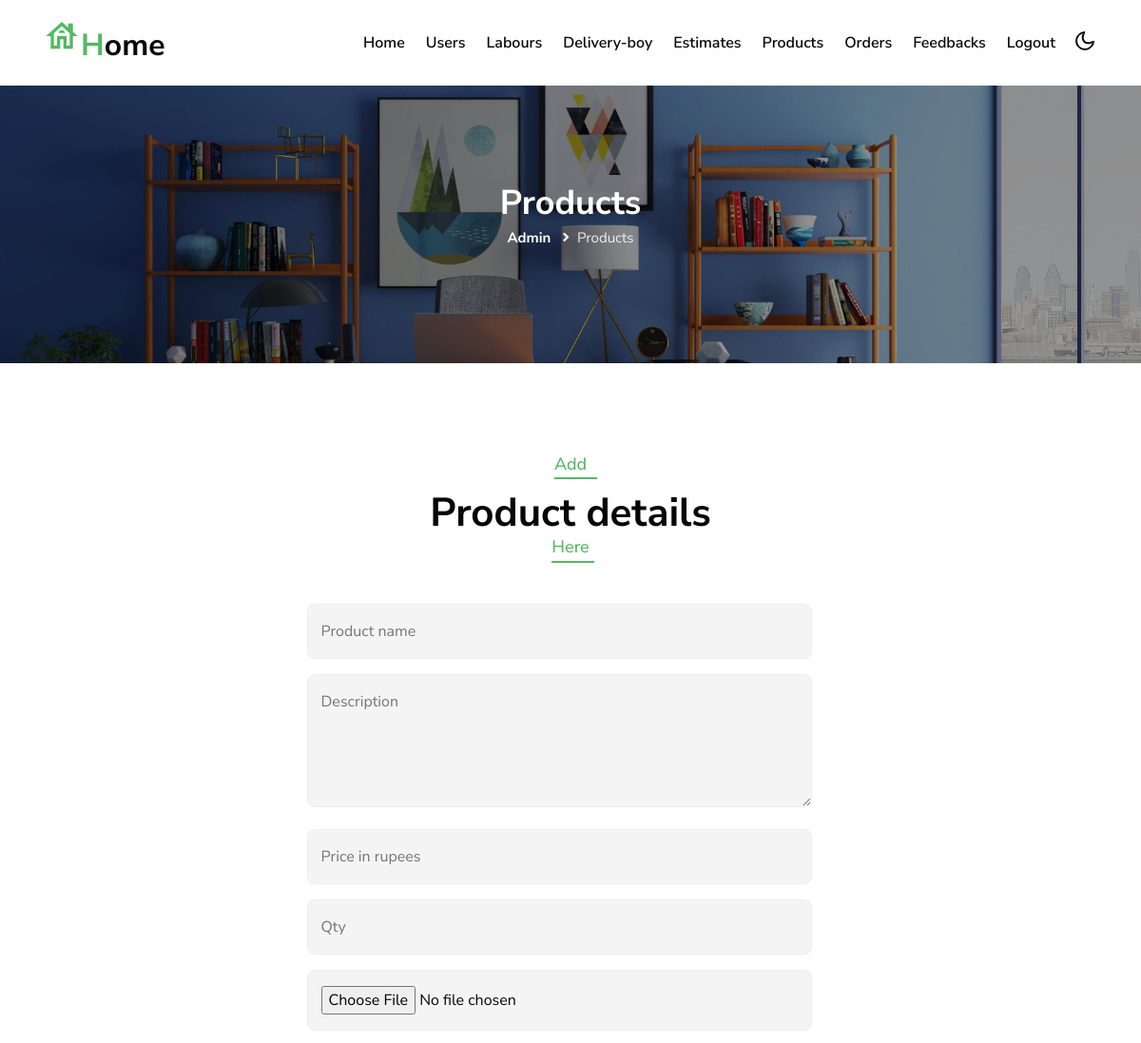
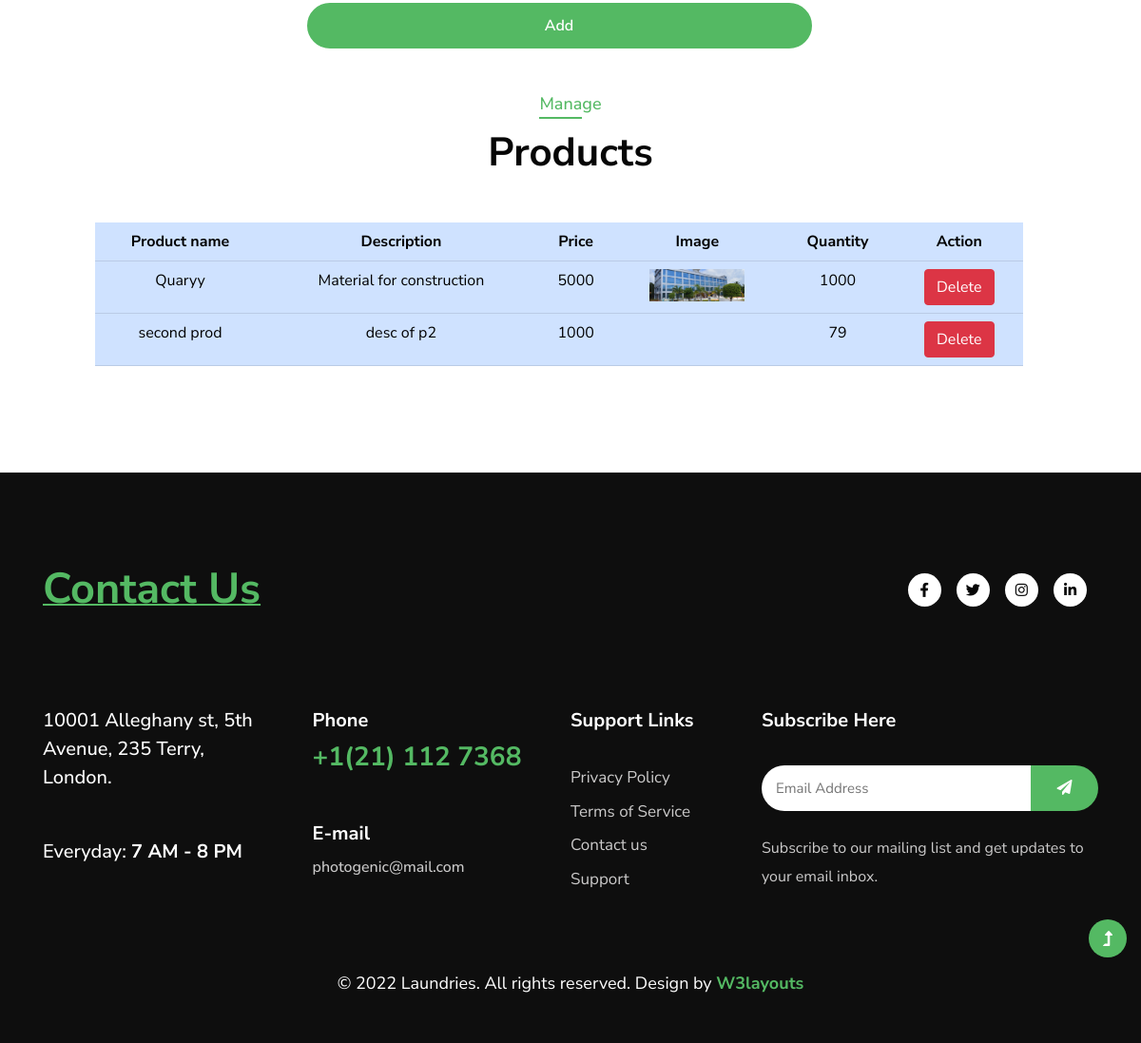
Screenshot of /admin/adm_add_products.php with the database file from the repository (2 pictures, top to bottom).
### tables this page shows
CREATE TABLE `products` (
  `p_id` int(20) NOT NULL,
  `p_name` varchar(50) DEFAULT NULL,
  `p_qty` int(20) DEFAULT NULL,
  `p_desc` varchar(100) DEFAULT NULL,
  `p_img` varchar(200) DEFAULT NULL,
  `p_status` varchar(20) DEFAULT 'approved',
  `p_price` int(20) DEFAULT NULL
);

### admin/adm_add_products.php (the view, shortened to what this page needs)
<?php
include "admin_header.php";
$qry = "SELECT * FROM `products` ORDER BY(`p_id`)DESC";
$res = mysqli_query($con,$qry);
?>
    <section class="inner-banner py-5">
        <div class="w3l-breadcrumb py-lg-5">
            <div class="container pt-5 pb-sm-4 pb-2">
                <h4 class="inner-text-title font-weight-bold pt-5">Products</h4>
                <ul class="breadcrumbs-custom-path">
                    <li><a href="../index.html">Admin</a></li>
                    <li class="active"><i class="fas fa-angle-right mx-2"></i>Products</li>
                </ul>
            </div>
        </div>
    </section>
    <section class="w3l-w3l-contacts-12 py-5">
        <div class="contact-top py-lg-5 py-md-4 py-2">
            <div class="container">
                <div class="title-main text-center mx-auto mb-md-5 mb-4" style="max-width:500px;">
                <h5 class="sub-title">Add</h5>
                    <h3 class="title-style">Product details</h3>
                    <h5 class="sub-title">Here</h5>
                </div>
                <div class="row d-flex justify-content-center align-items-center w-100">
                    <div class="col-md-6 contacts12-main">
                        <form method="post" class="main-input" enctype="multipart/form-data">
                        <div class="row top-inputs">
                            <div class="col-md-12">
                                <input type="text" placeholder="Product name" name="p_name" id="w3lName" required="">
                            </div>
                            <div class="col-md-12">
                                <textarea type="text" name="p_desc" placeholder="Description" id="w3lSender" required=""></textarea>
                            </div>
                            <div class="col-md-12">
                                <input type="number" name="p_price" placeholder="Price in rupees" id="w3lSender" required="">
                            </div>
                        <div>
                        <input type="number" min="0" placeholder="Qty" name="p_qty" id="w3lName" required="">
                    </div>
                        <div>
                            <input type="file" class="prodPhoto" name="media" id="w3lName" required="">
                        </div>
                    <div class="text-end ">
                        <button type="submit" name="SUBMIT" class="btn btn-style w-100">Add</button>
                    </div>
                            </div>
                        </div>
                    </div>
                </div>
                <br><br>
                <div class="title-main text-center mx-auto mb-md-5 mb-4" style="max-width:500px;">
                <h5 class="sub-title">Manage</h5>
                    <h3 class="title-style">Products</h3>
                </div>
                <div class="row d-flex justify-content-center align-items-center w-100">
                    <div class="col-md-10 contacts12-main">
                    <table class="table table-stripd table-primary text-center">
                        <tr>
                            <th>Product name</th>
                            <th>Description</th>
                            <th>Price</th>
                            <th>Image</th>
                            <th>Quantity</th>
                            <th>Action</th>
                        </tr>
                        <?php
                            while($row = mysqli_fetch_array($res))
                            {
                        ?>
                                <tr>
                                <td><?php echo $row['p_name'] ?></td>
                                    <td><?php echo $row['p_desc'] ?></td>
                                    <td><?php echo $row['p_price'] ?></td>
                                    <td><img src="<?php echo $row['p_img']?>" alt="" style="width:100px"></td>
                                    <td><?php echo $row['p_qty'] ?></td>
                                    <td>
                                        <a href="adm_actions.php?action=del_prod&p_id=<?php echo $row['p_id'] ?>&targ=adm_add_products.php"><button class="btn btn-danger">Delete</button></a>
                                    </td>
                                </tr>
                        <?php
                            }
                        ?>
                    </table>
                    </div>
                </div>
            </div>
    </section>
</body>
<?php
    include "../commonfooter.php";
?>
</html>

### rows the page displays
products: p_name "Quaryy", p_desc "Material for construction", p_price "5000", p_img (picture), p_qty "1000"
products: p_name "second prod", p_desc "desc of p2", p_price "1000", p_qty "79"
